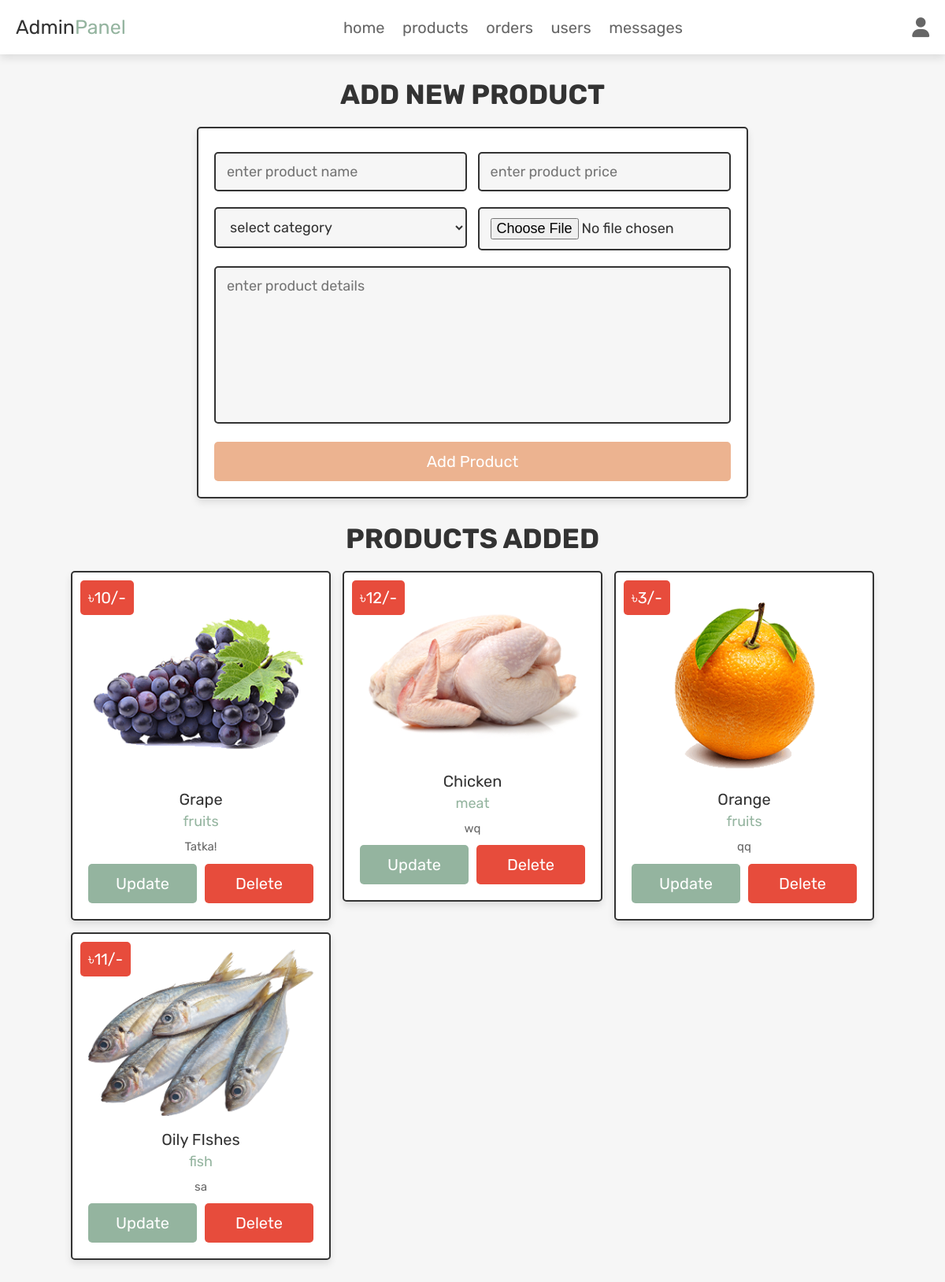
Page /admin_products.php (signed in) on the committed database.
### tables this page shows
CREATE TABLE `products` (
  `id` int(100) NOT NULL,
  `name` varchar(100) NOT NULL,
  `category` varchar(20) NOT NULL,
  `details` varchar(500) NOT NULL,
  `price` int(100) NOT NULL,
  `image` varchar(100) NOT NULL
);

### admin_products.php (the view, shortened to what this page needs)
<?php
@include 'config.php';
?>
<!DOCTYPE html>
<html lang="en">
<head>
   <link rel="stylesheet" href="https://cdnjs.cloudflare.com/ajax/libs/font-awesome/6.1.1/css/all.min.css">
   <link rel="stylesheet" href="css/admin_style.css">
</head>
<body>
<?php include 'admin_header.php'; ?>
<section class="add-products">
   <h1 class="title">add new product</h1>
   <form action="" method="POST" enctype="multipart/form-data">
      <div class="flex">
         <div class="inputBox">
         <input type="text" name="name" class="box" required placeholder="enter product name">
         <select name="category" class="box" required>
            <option value="" selected disabled>select category</option>
         </select>
         </div>
         <div class="inputBox">
         <input type="number" min="0" name="price" class="box" required placeholder="enter product price">
         <input type="file" name="image" required class="box" accept="image/jpg, image/jpeg, image/png">
         </div>
      </div>
      <textarea name="details" class="box" required placeholder="enter product details" cols="30" rows="10"></textarea>
      <input type="submit" class="btn" value="add product" name="add_product">
   </form>
</section>
<section class="show-products">
   <h1 class="title">products added</h1>
   <div class="box-container">
   <?php
      $show_products = $conn->prepare("SELECT * FROM `products`");
      $show_products->execute();
      if($show_products->rowCount() > 0){
         while($fetch_products = $show_products->fetch(PDO::FETCH_ASSOC)){
   ?>
   <div class="box">
      <div class="price">৳<?= $fetch_products['price']; ?>/-</div>
      <img src="uploaded_img/<?= $fetch_products['image']; ?>" alt="">
      <div class="name"><?= $fetch_products['name']; ?></div>
      <div class="cat"><?= $fetch_products['category']; ?></div>
      <div class="details"><?= $fetch_products['details']; ?></div>
      <div class="flex-btn">
         <a href="admin_update_product.php?update=<?= $fetch_products['id']; ?>" class="option-btn">update</a>
         <a href="admin_products.php?delete=<?= $fetch_products['id']; ?>" class="delete-btn" onclick="return confirm('delete this product?');">delete</a>
      </div>
   </div>
   <?php
      }
   }else{
      echo '<p class="empty">no products added yet!</p>';
   }
   ?>
   </div>
</section>
</body>
</html>

### admin_header.php (shortened to what this page needs)
<header class="header">
   <div class="flex">
      <a href="admin_page.php" class="logo">Admin<span>Panel</span></a>
      <nav class="navbar">
         <a href="admin_page.php">home</a>
         <a href="admin_products.php">products</a>
         <a href="admin_orders.php">orders</a>
         <a href="admin_users.php">users</a>
         <a href="admin_contacts.php">messages</a>
      </nav>
      <div class="icons">
         <div id="user-btn" class="fas fa-user"></div>
      </div>
   </div>
</header>

### css/admin_style.css (style rules this page uses)
.add-products form { max-width: 70rem; padding:2rem; margin:0 auto; text-align: center; border:var(--border); box-shadow: var(--box-shadow); background-color: var(--white); border-radius: .5rem; }
.add-products form .flex { display: flex; justify-content: space-between; flex-wrap: wrap; }
.add-products form .flex .inputBox { width: 49%; }
.add-products form .box { width: 100%; margin:1rem 0; padding:1.2rem 1.4rem; font-size: 1.8rem; color:var(--black); border-radius: .5rem; background-color: var(--light-bg); border:var(--border); }
.add-products form textarea { height: 20rem; resize: none; }
.show-products { padding-top: 0; }
.show-products .box-container { display: grid; grid-template-columns: repeat(auto-fit, 33rem); gap:1.5rem; align-items: flex-start; justify-content:center; }
.show-products .box-container .box { text-align: center; border:var(--border); box-shadow: var(--box-shadow); background-color: var(--white); border-radius: .5rem; padding:2rem; position: relative; }
.show-products .box-container .box .price { position: absolute; top:1rem; left:1rem; padding:1rem; font-size: 2rem; color:var(--white); background-color: var(--red); border-radius: .5rem; }
.show-products .box-container .box img { width: 100%; margin-bottom: 1rem; }
.show-products .box-container .box .name { margin:.5rem 0; font-size: 2rem; color:var(--black); }
.show-products .box-container .box .cat { font-size: 1.8rem; color:var(--green); }
.show-products .box-container .box .details { padding-top: 1rem; font-size: 1.5rem; line-height: 1.5; color:var(--light-color); }

### css/components.css (style rules this page uses)
:root { --green:#94b49f; --orange:#ecb390; --yellow:#f9ebc8; --red:#e74c3c; --black:#333; --light-color:#666; --white:#fff; --light-bg:#f6f6f6; --border:.2rem solid var(--black); --box-shadow:0 .5rem 1rem rgba(0,0,0,.1); }
* { font-family: 'Rubik', sans-serif; margin:0; padding:0; box-sizing: border-box; outline: none; border:none; text-decoration: none; color:var(--black); }
body { background-color: var(--light-bg); }
html { font-size: 62.5%; overflow-x: hidden; scroll-behavior: smooth; scroll-padding-top: 6.5rem; }
section { padding:3rem 2rem; max-width: 1200px; margin:0 auto; }
.btn, .delete-btn, .option-btn { display: block; width: 100%; margin-top: 1rem; border-radius: .5rem; color:var(--white); font-size: 2rem; padding:1.3rem 3rem; text-transform: capitalize; cursor: pointer; text-align: center; }
.btn { background-color: var(--orange); }
.delete-btn { background-color: var(--red); }
.option-btn { background-color: var(--green); }
.flex-btn { display: flex; flex-wrap: wrap; gap:1rem; }
.flex-btn > * { flex:1; }
.title { text-align: center; margin-bottom: 2rem; text-transform: uppercase; color:var(--black); font-size: 3.5rem; }
.header { background: var(--white); position: sticky; top:0; left:0; right:0; z-index: 1000; box-shadow: var(--box-shadow); }
.header .flex { display: flex; align-items: center; justify-content: space-between; padding:2rem; margin: 0 auto; max-width: 1200px; position: relative; }
.header .flex .logo { font-size: 2.5rem; color:var(--black); }
.header .flex .logo span { color:var(--green); }
.header .flex .navbar a { margin:0 1rem; font-size: 2rem; color:var(--light-color); }
.header .flex .icons > * { font-size: 2.5rem; color:var(--light-color); cursor: pointer; margin-left: 1.5rem; }

### rows in the picture
products: price "10", image (picture), name "Grape", category "fruits", details "Tatka!"
products: price "12", image (picture), name "Chicken", category "meat", details "wq"
products: price "3", image (picture), name "Orange", category "fruits", details "qq"
products: price "11", image (picture), name "Oily FIshes", category "fish", details "sa"
